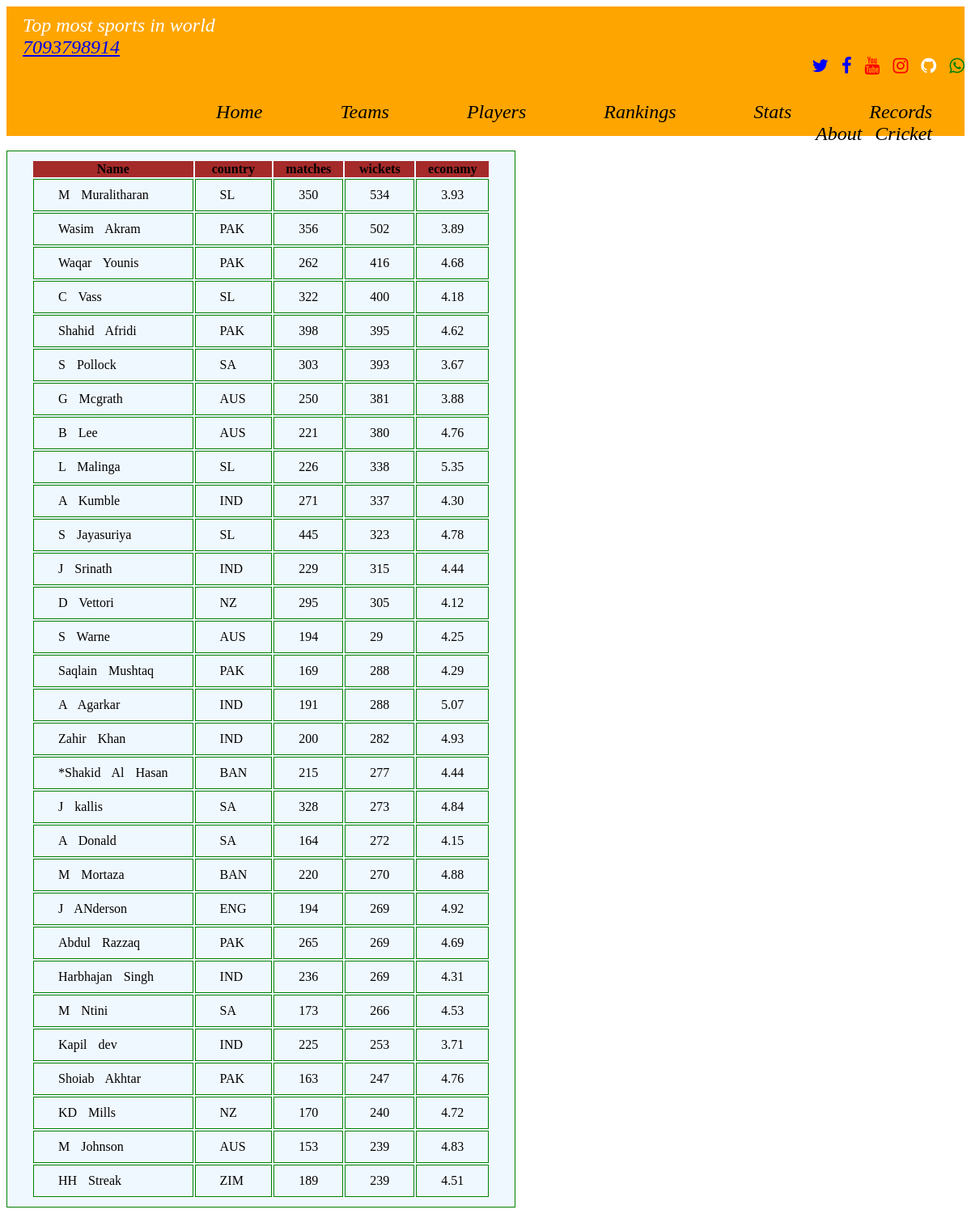
The page /web/odibowling on the database its author committed.
### web/models.py (models this page shows)
class Odibal(models.Model):
    name=models.CharField(max_length=250,unique=True)
    country=models.CharField(max_length=100)
    matches=models.IntegerField()
    wickets=models.IntegerField()
    econamy=models.DecimalField(max_digits=3,decimal_places=2)

### web/views.py (the view)
# urls.py: path('odibowling',views.wicket,name='odibowling'),
def wicket(request):
    dh=Odibal.objects.all
    return render(request,'web/odibowling.html',{'access_records':dh})

### template/web/odibowling.html (shortened to what this page needs)
<!DOCTYPE html>
{% extends "web/all.html" %}
{% load static %}
{% block body_block %}
<body >
         <table>
         <div class="dhana">
                <tr>
                  <th colspan="0">Name</th>
                  <th colspan="0">country</th>
                  <th colspan="1">matches</th>
                  <th colspan="1">wickets</th>
                  <th colspan="1">econamy</th>
                </tr>
                {% for acc in access_records %}
                <tr>
                  <td>{{ acc.name }}</td>
                  <td>{{ acc.country }}</td>
                  <td>{{ acc.matches }}</td>
                  <td>{{ acc.wickets }}</td>
                  <td>{{ acc.econamy }}</td>
                </tr>
                {% endfor %}
    </div></table>
        {% endblock %}

### static/images/css/style.css (style rules this page uses)
table,td { border: 1px solid green; background-color: aliceblue; word-spacing: 10px; padding: 10px 30px 10px 30px; color: black; }
th { background-color: brown; }

### rows shown on the page
Odibal: name "M Muralitharan", country "SL", matches "350", wickets "534", econamy "3.93"
Odibal: name "Wasim Akram", country "PAK", matches "356", wickets "502", econamy "3.89"
Odibal: name "Waqar Younis", country "PAK", matches "262", wickets "416", econamy "4.68"
Odibal: name "C Vass", country "SL", matches "322", wickets "400", econamy "4.18"
Odibal: name "Shahid Afridi", country "PAK", matches "398", wickets "395", econamy "4.62"
Odibal: name "S Pollock", country "SA", matches "303", wickets "393", econamy "3.67"
Odibal: name "G Mcgrath", country "AUS", matches "250", wickets "381", econamy "3.88"
Odibal: name "B Lee", country "AUS", matches "221", wickets "380", econamy "4.76"
Odibal: name "L Malinga", country "SL", matches "226", wickets "338", econamy "5.35"
Odibal: name "A Kumble", country "IND", matches "271", wickets "337", econamy "4.30"
Odibal: name "S Jayasuriya", country "SL", matches "445", wickets "323", econamy "4.78"
Odibal: name "J Srinath", country "IND", matches "229", wickets "315", econamy "4.44"
Odibal: name "D Vettori", country "NZ", matches "295", wickets "305", econamy "4.12"
Odibal: name "S Warne", country "AUS", matches "194", wickets "29", econamy "4.25"
Odibal: name "Saqlain Mushtaq", country "PAK", matches "169", wickets "288", econamy "4.29"
Odibal: name "A Agarkar", country "IND", matches "191", wickets "288", econamy "5.07"
Odibal: name "Zahir Khan", country "IND", matches "200", wickets "282", econamy "4.93"
Odibal: name "*Shakid Al Hasan", country "BAN", matches "215", wickets "277", econamy "4.44"
Odibal: name "J kallis", country "SA", matches "328", wickets "273", econamy "4.84"
Odibal: name "A Donald", country "SA", matches "164", wickets "272", econamy "4.15"
Odibal: name "M Mortaza", country "BAN", matches "220", wickets "270", econamy "4.88"
Odibal: name "J ANderson", country "ENG", matches "194", wickets "269", econamy "4.92"
Odibal: name "Abdul Razzaq", country "PAK", matches "265", wickets "269", econamy "4.69"
Odibal: name "Harbhajan Singh", country "IND", matches "236", wickets "269", econamy "4.31"
Odibal: name "M Ntini", country "SA", matches "173", wickets "266", econamy "4.53"
Odibal: name "Kapil dev", country "IND", matches "225", wickets "253", econamy "3.71"
Odibal: name "Shoiab Akhtar", country "PAK", matches "163", wickets "247", econamy "4.76"
Odibal: name "KD Mills", country "NZ", matches "170", wickets "240", econamy "4.72"
Odibal: name "M Johnson", country "AUS", matches "153", wickets "239", econamy "4.83"
Odibal: name "HH Streak", country "ZIM", matches "189", wickets "239", econamy "4.51"
